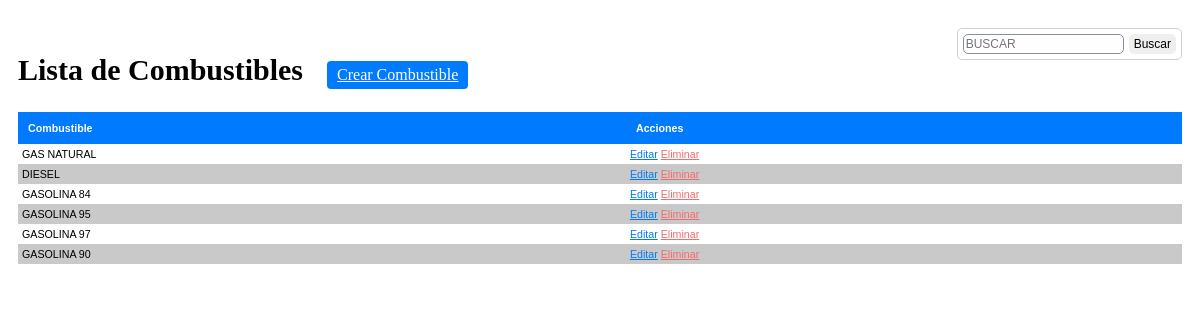
The page /paginas/combustible/listarcombustible.php (signed in) on the database its author committed.
### tables this page shows
CREATE TABLE `combustible` (
  `idcombustible` int(11) NOT NULL,
  `token` tinytext DEFAULT NULL,
  `nombrecombustible` varchar(30) DEFAULT NULL,
  `codcombustible` varchar(15) DEFAULT NULL
);

### paginas/combustible/listarcombustible.php (the view, shortened to what this page needs)
<?php
	$codcombustible = $_SESSION["codcombustible"];
	include "../../conexion.php";
?>
<!DOCTYPE html>
<html lang="en">
<head>
  <link rel="stylesheet" href="plugins/fontawesome-free/css/all.min.css">
  <link rel="stylesheet" href="https://code.ionicframework.com/ionicons/2.0.1/css/ionicons.min.css">
  <link href="../css/style.css" rel="stylesheet">
</head>
<body>
<section id="container">
	<div class="margen">
		<h1>Lista de Combustibles</h1>
		<a href="registrocombustible.php" class="btn_new">Crear Combustible</a>
		<form action="listarcombustible.php" method="get" class="form_search">
			<input type="text" name="busqueda" id="busqueda" placeholder="Buscar" style="text-transform:uppercase">
			<input type="submit" value="Buscar" class="btn_search">
		</form>
		<table>
			<tr>
				<th>Combustible</th>
				<th>Acciones</th>
			</tr>
		<?php
			if (sizeof($_REQUEST)>0) {
				$busqueda = strtoupper($_REQUEST['busqueda']);
				$busqueda2=lista($busqueda);
			} else {
					$busqueda = "";
			}
			$encontrado2='NO';
			if($encontrado2 == 'SI'){
				$query = mysqli_query($conection,"SELECT idcombustible, token, nombrecombustible FROM combustible
												WHERE codcombustible = '$codcombustible'");
			}else{
				$query = mysqli_query($conection,"SELECT idcombustible, token, nombrecombustible FROM combustible
												WHERE (nombrecombustible LIKE '%$busqueda%') and codcombustible = '$codcombustible'");
			}
			$result = mysqli_num_rows($query);
			if($result > 0){
				while ($data = mysqli_fetch_array($query)) {
			?>
				<tr>
					<td><?php echo $data['nombrecombustible']; ?></td>
					<td>
						<a class="link_edit" href="editarcombustible.php?token=<?php echo $data['token']; ?>">Editar</a>
						<a class="link_delete" href="eliminarcombustible.php?token=<?php echo $data['token']; ?>">Eliminar</a>
					</td>
				</tr>
		<?php
				}
			}
		 ?>
		</table>
	</div>
</section>
</body>
</html>

### paginas/css/style.css (style rules this page uses)
#container { background: #FFF; padding: 10px 0; }
form { background: #FFF; margin: auto; padding: 20px 50px; border: 1px solid #d1d1d1; }
input,select,textarea { display: block; font-size: 9pt; padding: 2px; border: 1px solid #85929e; border-radius: 5px; }
.margen { margin: 10px; }
#container h1 { font-size: 30px; display: inline-block; }
.btn_new { display: inline-block; background: #007bff; color: #FFF; padding: 5px 10px; border-radius: 4px; margin: 20px; }
table { border-collapse: collapse; font-size: 8pt; font-family: 'arial'; width: 100%; }
table th { text-align: left; padding: 10px; background: #007bff; color: #FFF; }
table tr:nth-child(odd) { background: rgb(202, 201, 201); }
table td { padding: 4px; }
.link_edit { color: #007bff; }
.link_delete { color: #f26b6b; }
.form_search { display: -webkit-flex; display: -moz-flex; display: -ms-flex; display: -o-flex; display: flex; float: right; background: initial; padding: 5px; border-radius: 5px; }
.form_search .btn_search { background: #007bff color: #FFF; padding: 0 5px; border: 0; cursor: pointer; margin-left: 5px; }

### rows shown on the page
combustible: nombrecombustible "GAS NATURAL"
combustible: nombrecombustible "DIESEL"
combustible: nombrecombustible "GASOLINA 84"
combustible: nombrecombustible "GASOLINA 95"
combustible: nombrecombustible "GASOLINA 97"
combustible: nombrecombustible "GASOLINA 90"
